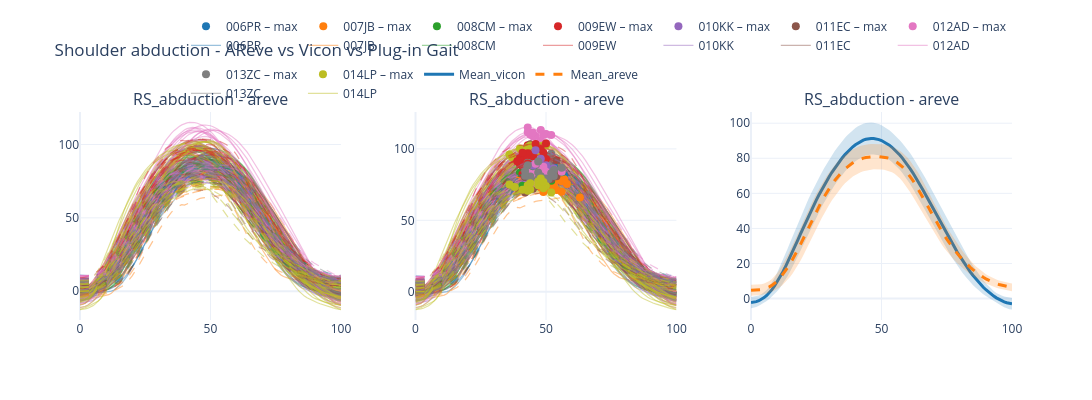

Source (notebook cell):
### Markdown cell above
Built up individually and with all subjects

### Code cell
str_match = [r"\b\d{3}[A-Z]{2}\b", r"\b\d{3}[A-Z]{3}\b"]

lines_and_events = CompositeRenderer(IndividualLinesRenderer(), EventOverlayRenderer())
ens = Ensembler( in_folder=fld, channels=channels,
                 n_rows=rows, n_cols=cols,
                 str_match=str_match, condition_spec=spec)
ens.add_subplot(PlotSpec('RS_abduction', "vicon",
                         row=1, col=1, renderer=IndividualLinesRenderer()))
ens.add_subplot(PlotSpec('RS_abduction', "areve",
                         row=1, col=1, renderer=IndividualLinesRenderer()))

ens.add_subplot(PlotSpec('RS_abduction', "vicon",
                         row=1, col=2, renderer=lines_and_events, events=events))
ens.add_subplot(PlotSpec('RS_abduction', "areve",
                         row=1, col=2, renderer=lines_and_events, events=events))

ens.add_subplot(PlotSpec('RS_abduction', "vicon",
                         row=1, col=3, renderer=MeanSDRenderer()))
ens.add_subplot(PlotSpec('RS_abduction', "areve",
                         row=1, col=3, renderer=MeanSDRenderer()))

fig = ens.build(title="Shoulder abduction - AReve vs Vicon vs Plug-in Gait")
fig.show()
